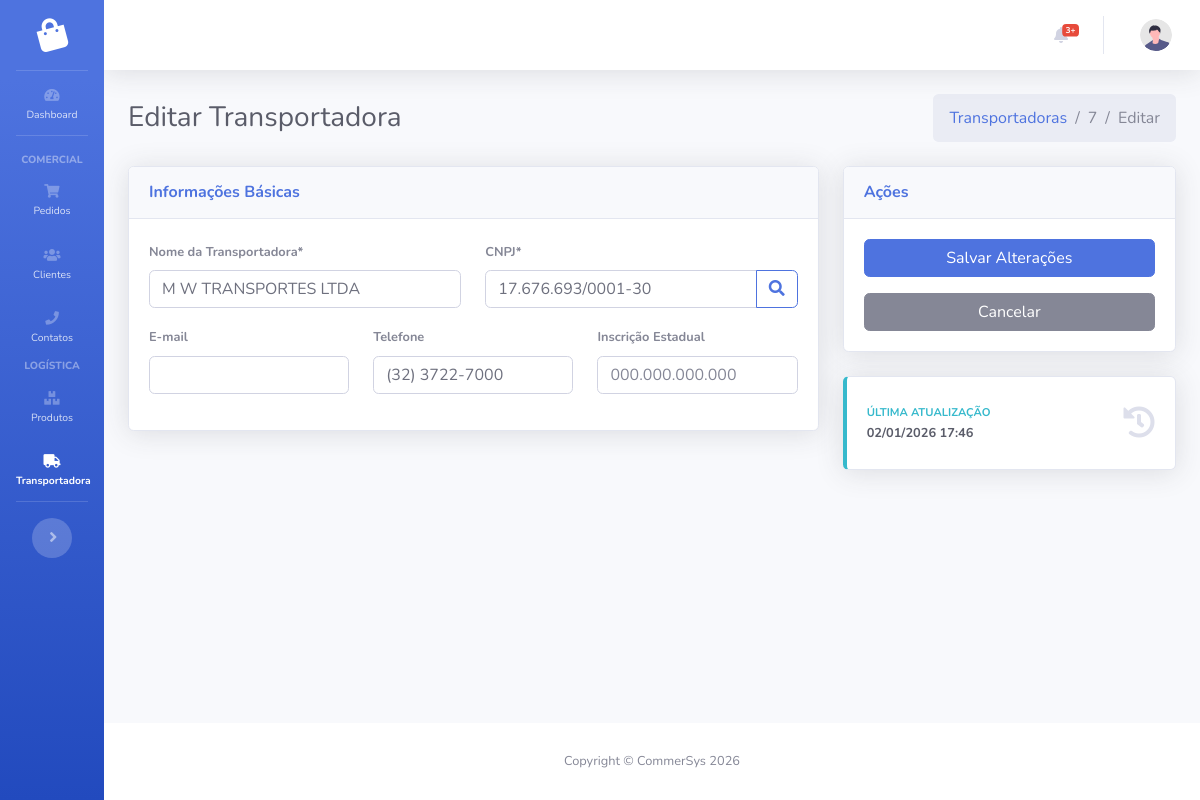
The app's page /logistica/transportadoras/7/editar/ with its own data.
### logistica/models.py (models this page shows, shortened)
class Transportadora(models.Model):
    nome = models.CharField(max_length=150)
    cnpj = models.CharField(max_length=20, unique=True)
    email = models.EmailField(max_length=254, blank=True, null=True)
    telefone = models.CharField(max_length=20, blank=True, null=True)
    inscricao_estadual = models.CharField(max_length=50, blank=True, null=True)
    created_at = models.DateTimeField(auto_now_add=True)
    updated_at = models.DateTimeField(auto_now=True)

### logistica/views.py (the view, shortened to what this page needs)
# urls.py: path('transportadoras/<int:pk>/editar/', views.TransportadoraUpdateView.as_view(), name='transportadora_edit'),
class TransportadoraUpdateView(UpdateView):
    model = Transportadora
    form_class = TransportadoraForm
    template_name = "logistica/transportadora_form.html"

### logistica/forms.py
class TransportadoraForm(forms.ModelForm):
    class Meta:
        model = Transportadora
        fields = [
            "nome",
            "email",
            "telefone",
            "cnpj",
            "inscricao_estadual",
        ]
        widgets = {
            "nome": forms.TextInput(attrs={"class": "form-control"}),
            "email": forms.TextInput(
                attrs={"class": "form-control"}
            ),
            "telefone": forms.TextInput(
                attrs={"class": "form-control phone", "placeholder": "(00) 0000-0000"}
            ),
            "cnpj": forms.TextInput(
                attrs={
                    "class": "form-control cnpj",
                    "placeholder": "00.000.000/0000-00",
                }
            ),
            "inscricao_estadual": forms.TextInput(
                attrs={"class": "form-control ie", "placeholder": "000.000.000.000"}
            ),
        }

### logistica/templates/logistica/transportadora_form.html (shortened to what this page needs)
{% extends 'base.html' %}
{% load static %}
{% load humanize %}
{% load widget_tweaks %}
{% block content %}
<div class="d-sm-flex align-items-center justify-content-between mb-4">
  <div class="d-flex align-items-center">
    <h1 class="h3 mb-0 text-gray-800">
      {% if form.instance.pk %}Editar Transportadora{% else %}Nova Transportadora{% endif %}
    </h1>
  </div>
  <nav aria-label="breadcrumb" class="d-none d-md-inline-block">
    <ol class="breadcrumb mb-0">
      <li class="breadcrumb-item"><a href="{% url 'logistica:transportadoras' %}">Transportadoras</a></li>
      {% if form.instance.pk %}
        <li class="breadcrumb-item">{{ form.instance.id }}</li>
        <li class="breadcrumb-item active">Editar</li>
      {% else %}
        <li class="breadcrumb-item active">Novo</li>
      {% endif %}
    </ol>
  </nav>
</div>
<form method="post" novalidate>
  <div class="row">
    <div class="col-lg-8">
      <div class="card shadow mb-4">
        <div class="card-header py-3">
          <h6 class="m-0 font-weight-bold text-primary">Informações Básicas</h6>
        </div>
        <div class="card-body">
          <div class="row">
            <div class="col-md-6 form-group mb-3">
              <label for="{{ form.nome.id_for_label }}" class="text-muted small font-weight-bold">Nome da Transportadora*</label>
              {% render_field form.nome|add_error_class:"is-invalid" %}
            </div>
            <div class="col-md-6 form-group mb-3">
              <label for="{{ form.cnpj.id_for_label }}" class="text-muted small font-weight-bold">CNPJ*</label>
              <div class="input-group">
                {% render_field form.cnpj|add_error_class:"is-invalid" %}
                <div class="input-group-append">
                  <button class="btn btn-outline-primary" type="button" id="btnCnpj" title="Preencher com CNPJ">
                    <i class="fas fa-search"></i>
                  </button>
                </div>
              </div>
            </div>
          </div>
          <div class="row">
            <div class="col-md-4 form-group mb-3">
              <label for="{{ form.email.id_for_label }}" class="text-muted small font-weight-bold">E-mail</label>
              {% render_field form.email|add_error_class:"is-invalid" %}
            </div>
            <div class="col-md-4 form-group mb-3">
              <label for="{{ form.telefone.id_for_label }}" class="text-muted small font-weight-bold">Telefone</label>
              {% render_field form.telefone|add_error_class:"is-invalid" %}
            </div>
            <div class="col-md-4 form-group mb-3">
              <label for="{{ form.inscricao_estadual.id_for_label }}" class="text-muted small font-weight-bold">Inscrição Estadual</label>
              {% render_field form.inscricao_estadual|add_error_class:"is-invalid" %}
            </div>
          </div>
        </div>
      </div>
    </div>
    <div class="col-lg-4">
      <div class="card shadow mb-4">
        <div class="card-header py-3">
          <h6 class="m-0 font-weight-bold text-primary">Ações</h6>
        </div>
        <div class="card-body">
          <button type="submit" class="btn btn-primary btn-block btn-icon-split mb-2">
            <span class="text">Salvar Alterações</span>
          </button>
          <a href="{% if form.instance.pk %}{% url 'logistica:transportadora_detail' form.instance.pk %}{% else %}{% url 'logistica:transportadoras' %}{% endif %}"
             class="btn btn-secondary btn-block">
            Cancelar
          </a>
        </div>
      </div>
      {% if form.instance.pk %}
        <div class="card border-left-info shadow py-2">
          <div class="card-body">
            <div class="row no-gutters align-items-center">
              <div class="col mr-2">
                <div class="text-xs font-weight-bold text-info text-uppercase mb-1">Última Atualização</div>
                <div class="h5 mb-0 font-weight-bold text-gray-800 small">
                  {{ form.instance.updated_at|date:"d/m/Y H:i" }}
                </div>
              </div>
              <div class="col-auto">
                <i class="fas fa-history fa-2x text-gray-300"></i>
              </div>
            </div>
          </div>
        </div>
      {% endif %}
    </div>
  </div>
</form>
{% endblock %}

### records on screen
Transportadora: instance.id "7", nome "M W TRANSPORTES LTDA", cnpj "17.676.693/0001-30", telefone "(32) 3722-7000", instance.updated_at "02/01/2026 17:46"
